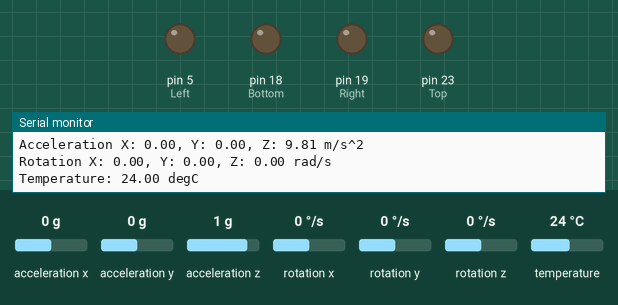
A sketch run on a simulated Arduino Mega 2560, built with avr-gcc and run on an emulated ATmega2560. On the bench: output pins drawn as LEDs (lit = HIGH), the last lines printed to the serial monitor. The test bench sets the inputs (shaded band); at power-on: acceleration x 0 g, acceleration y 0 g, acceleration z 1 g, rotation x 0 °/s, rotation y 0 °/s, rotation z 0 °/s, temperature 24 °C.

Above: at 4.7 s.
4.8 s: acceleration x set to 0.3 g
6.3 s: acceleration x set to 0.6 g
At 7.3 s:
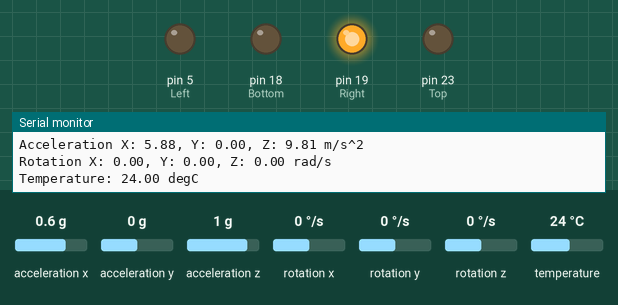
7.8 s: acceleration y set to -0.3 g
9.3 s: acceleration y set to -0.6 g
At 10.3 s:
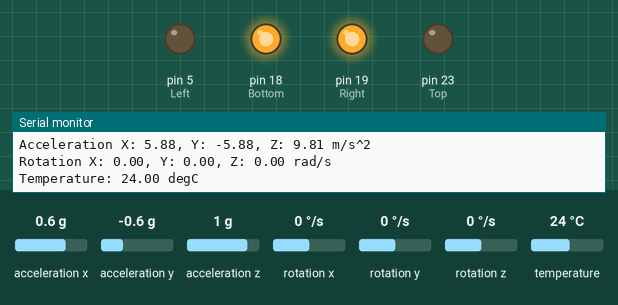
10.8 s: acceleration x set to 0 g
At 11.2 s:
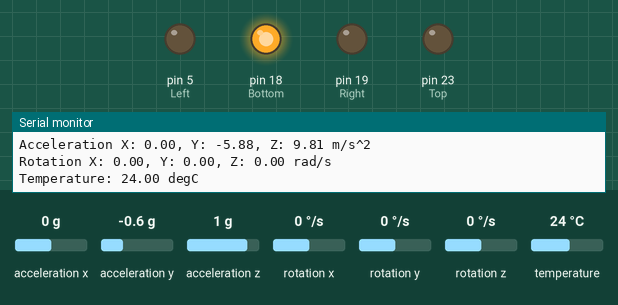
12.3 s: acceleration x set to -0.3 g
13.8 s: acceleration x set to -0.6 g
At 14.3 s:
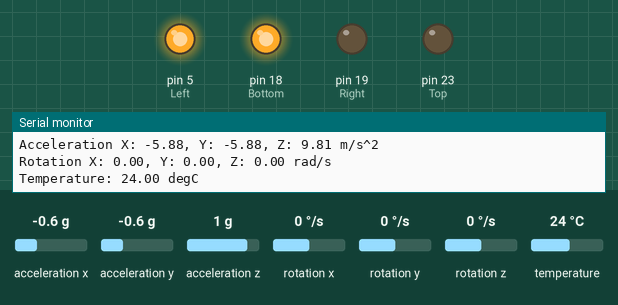
Timing chart, 0 to 16.3 s (numbered marks = the images above; inputs shaded):
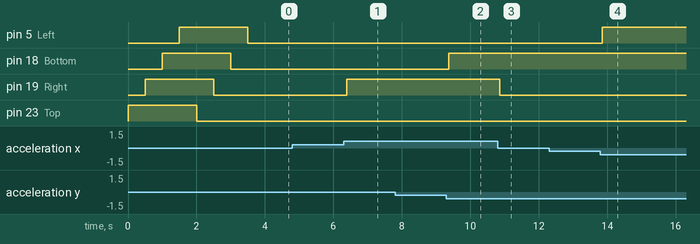

Measured:
- the behaviour switches between 0.4 and 0.5 g on acceleration x (found by bisection; images 0 and 1)
- the behaviour switches between -0.4 and -0.5 g on acceleration y (found by bisection; images 1 and 2)
- the behaviour switches between -0.4 and -0.5 g on acceleration x (found by bisection; images 3 and 4)
- after the input at 6.3 s, pin 19 (Right): LOW → HIGH after 0.08 s
- after the input at 9.3 s, pin 18 (Bottom): LOW → HIGH after 0.07 s
- after the input at 10.8 s, pin 19 (Right): HIGH → LOW after 0.07 s
- after the input at 13.8 s, pin 5 (Left): LOW → HIGH after 0.05 s

The sketch:

accelerometer.ino
```cpp
#include <Adafruit_MPU6050.h>
#include <Adafruit_Sensor.h>
#include <Wire.h>

Adafruit_MPU6050 mpu;


  int Top = 23;
  int Bottom = 18;
  int Left = 5;
  int Right = 19;

void setup() {
  // put your setup code here, to run once:
  Serial.begin(115200);
  mpu.begin();
  while (!Serial)
    delay(10); // will pause Zero, Leonardo, etc until serial console opens

  Serial.println("Adafruit MPU6050 test!");

  // Try to initialize!

  Serial.println("MPU6050 Found!");

  //mpu.begin();

  pinMode(Top, OUTPUT);
  pinMode(Bottom, OUTPUT);
  pinMode(Left, OUTPUT);
  pinMode(Right, OUTPUT);

  Serial.println("Adafruit MPU6050 test!2222");
  mpu.setAccelerometerRange(MPU6050_RANGE_8_G);
  mpu.setGyroRange(MPU6050_RANGE_500_DEG);
  mpu.setFilterBandwidth(MPU6050_BAND_5_HZ);
  Serial.println("Adafruit MPU6050 test!3333");

  //This boots up the LEDs in a circular pattern for testing and showing the system is rebooting
  digitalWrite(Top, HIGH);
  delay(500);
  digitalWrite(Right, HIGH);
  delay(500);
  digitalWrite(Bottom, HIGH);
  delay(500);
  digitalWrite(Left, HIGH);
  delay(500);
  digitalWrite(Top, LOW);
  delay(500);
  digitalWrite(Right, LOW);
  delay(500);
  digitalWrite(Bottom, LOW);
  delay(500);
  digitalWrite(Left, LOW);
}

void loop() {
  // put your main code here, to run repeatedly:
  sensors_event_t a, g, temp;
  mpu.getEvent(&a, &g, &temp);

  if (a.acceleration.y >4){
    digitalWrite(Top, HIGH);
  }
  else{
    digitalWrite(Top, LOW);
  }

  if (a.acceleration.y < -4){
    digitalWrite(Bottom, HIGH);
  }
  else{
    digitalWrite(Bottom, LOW);
  }

  if (a.acceleration.x >4){
    digitalWrite(Right, HIGH);
  }
  else{
    digitalWrite(Right, LOW);
  }

  if (a.acceleration.x < -4){
    digitalWrite(Left, HIGH);
  }
  else{
    digitalWrite(Left, LOW);
  }

  Serial.print("Acceleration X: ");
  Serial.print(a.acceleration.x);
  Serial.print(", Y: ");
  Serial.print(a.acceleration.y);
  Serial.print(", Z: ");
  Serial.print(a.acceleration.z);
  Serial.println(" m/s^2");

  Serial.print("Rotation X: ");
  Serial.print(g.gyro.x);
  Serial.print(", Y: ");
  Serial.print(g.gyro.y);
  Serial.print(", Z: ");
  Serial.print(g.gyro.z);
  Serial.println(" rad/s");

  Serial.print("Temperature: ");
  Serial.print(temp.temperature);
  Serial.println(" degC");

  Serial.println("");
  delay(100);

}
```
